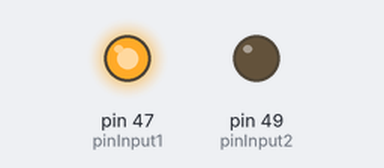
The sketch below on a simulated Arduino Mega 2560, built with avr-gcc and run on an emulated ATmega2560. Parts: output pins drawn as LEDs (lit = HIGH).

Above: at 2.5 s.
At 7.5 s:
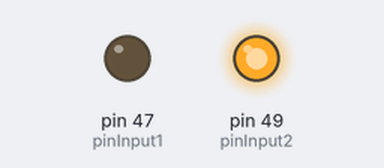
At 12.5 s:
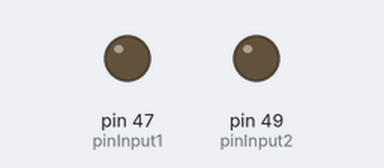
Timing chart, 0 to 19.5 s (numbered marks = the images above):
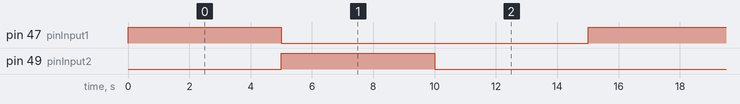

Measured:
- by itself, pin 47 (pinInput1), pin 49 (pinInput2): alternates HIGH for 5.0 s and LOW for 10.0 s
- by itself, everything shown: repeats every 15.0 s, in 3 steps

The sketch:

winch_test.ino
```cpp
int pinInput1 = 47;
int pinInput2 = 49;

void setup() {
  pinMode(pinInput1, OUTPUT);
  pinMode(pinInput2, OUTPUT);

}

void loop() {

    digitalWrite(pinInput1, HIGH);
    digitalWrite(pinInput2, LOW);

    delay(5000);

    digitalWrite(pinInput1, LOW);
    digitalWrite(pinInput2, HIGH);

    delay(5000);

    digitalWrite(pinInput2, LOW);

    delay(5000);


}
```
